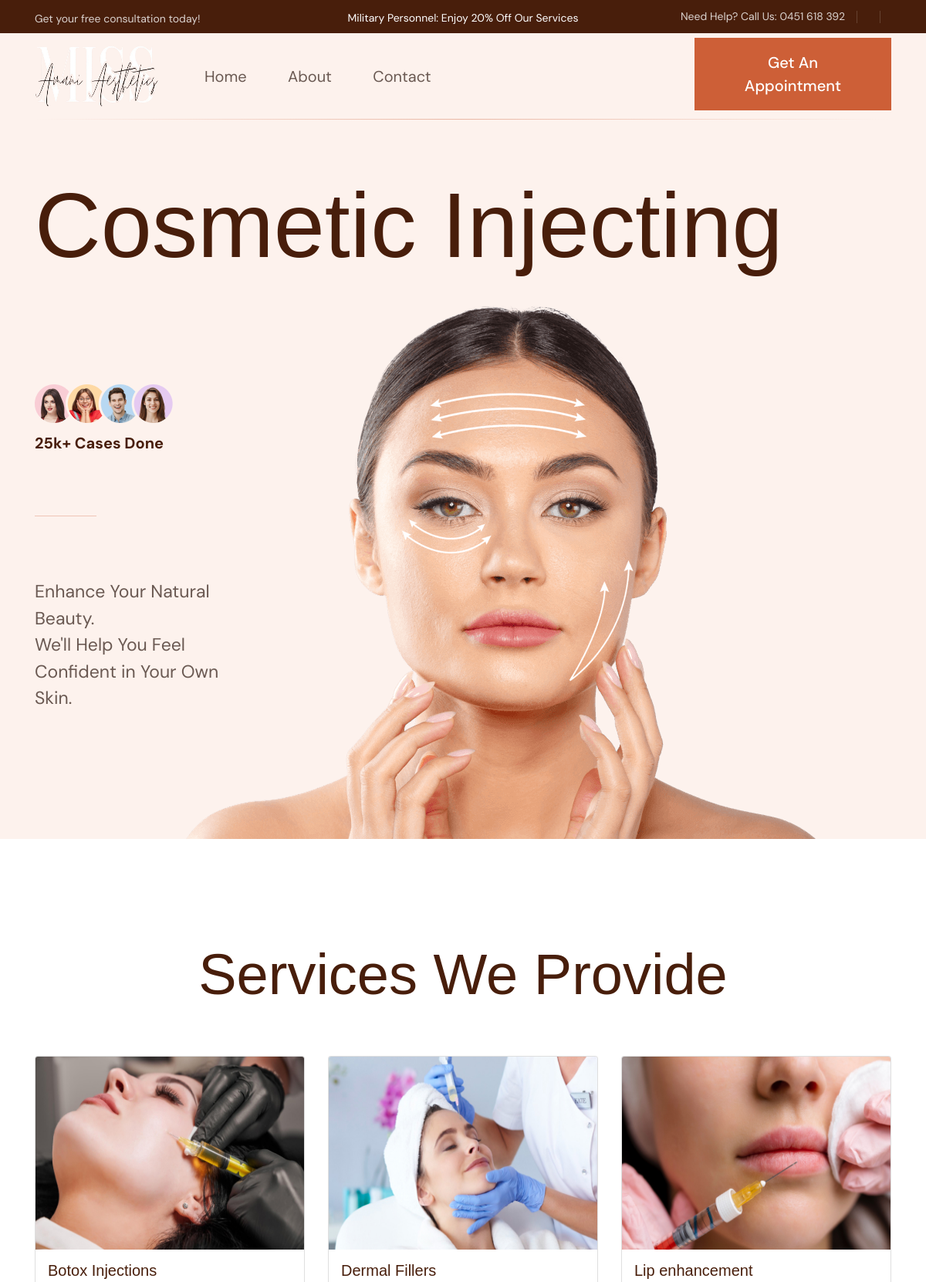
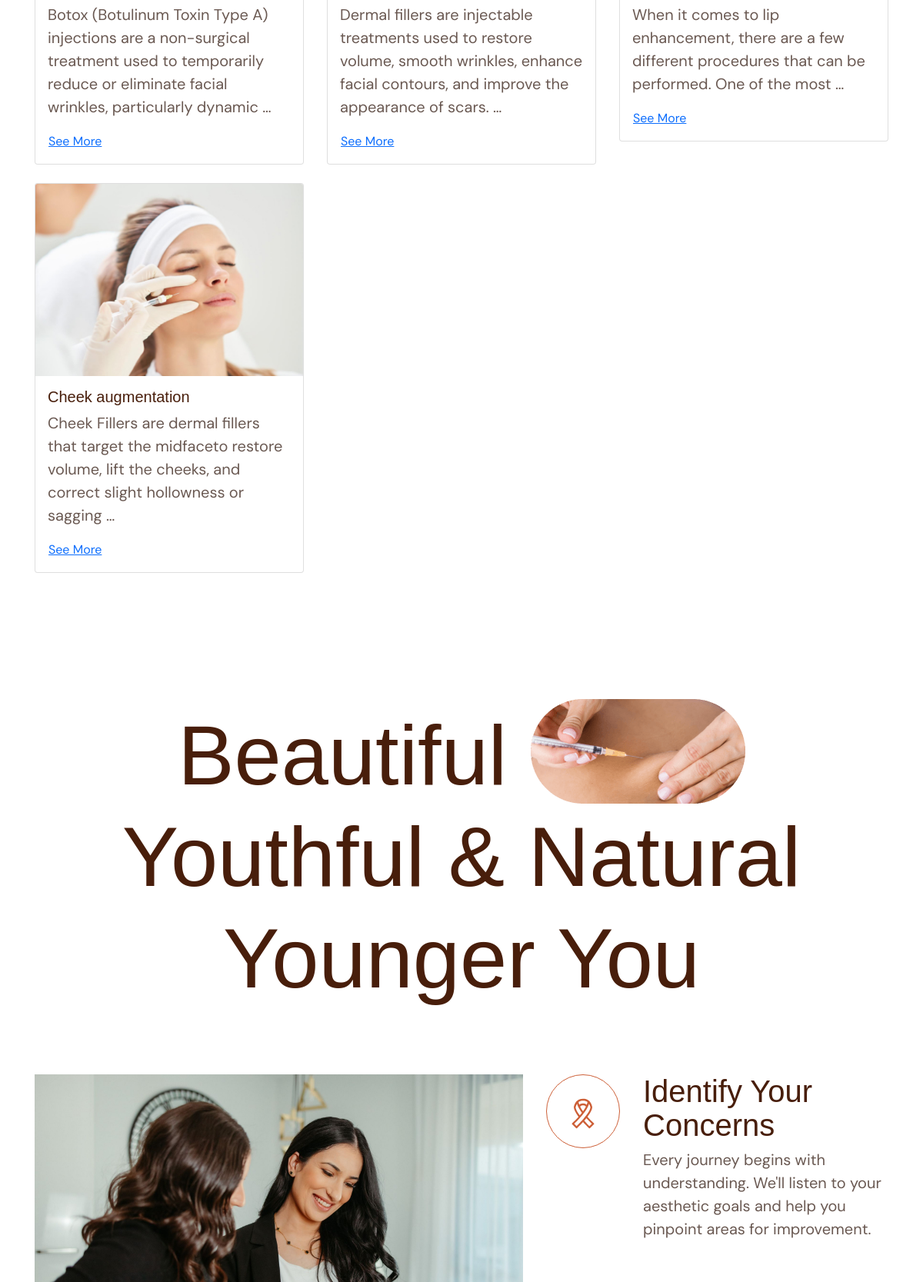
The page / (upper part) on the database its author committed (2 pictures, top to bottom).
### appointment/models.py (models this page shows, shortened)
class Services(models.Model):
    title = models.CharField(max_length=200)
    banner_image = models.ImageField(upload_to='service_banners/')
    description = models.TextField()
    slug = models.SlugField(unique=True, blank=True)
    created_at = models.DateTimeField(auto_now_add=True)
    updated_at = models.DateTimeField(auto_now=True)
    class Meta:
        ordering = ['-created_at']

### appointment/views.py (the view)
# urls.py: path('', views.home, name="home"),
def home(request):
    services = Services.objects.all()
    return render(request, 'appointment/index.html', {'services': services})

### appointment/context_processors.py (called while the page is built)
def base_context(request):
    servicess = Services.objects.all()
    return {'servicess': servicess}

### appointment/templates/appointment/index.html (shortened to what this page needs)
{% extends "appointment/base.html" %}
{% load static %}
{% block content %}
<main>
    <section class="banner-area theme-bg-6 p-relative">
       <div class="container">
          <div class="row">
             <div class="col-lg-12">
                <div class="tpbanner-3 pt-40">
                   <h4 class="tpbanner-3-title"><small><small>Cosmetic Injecting</small></small></h4>
                </div>
             </div>
          </div>
          <div class="row">
             <div class="col-lg-3 align-self-end">
                <div class="tpbanner-3-wrap mb-165">
                   <div class="tpbanner-3-clients mb-160">
                      <img src="{% static "appointment/assets/img/banner/banner-3/banner-3-clients-1.png" %}" alt="">
                      <span>25k+ Cases Done</span>
                   </div>
                   <p>
                    Enhance Your Natural Beauty. <br> We'll Help You Feel Confident in Your Own Skin.
                   </p>
                </div>
             </div>
             <div class="col-lg-6  align-self-end">
                <div class="tpbanner-3-thumb">
                   <img src="{% static "appointment/assets/img/banner/banner-3/banner-3-img-1.png" %}" alt="">
                </div>
             </div>
             <div class="col-lg-3 align-self-end">
             </div>
          </div>
       </div>
    </section>
    <section class="services-area pt-135">
       <div class="container">
          <div class="row justify-content-center">
             <div class="col-lg-10">
                <div class="tpsection text-center mb-65">
                   <h2 class="tpsection-title">Services We Provide</h2>
                </div>
             </div>
          </div>
          <div class="row">
            {% for service in services %}
                <div class="col-lg-4 col-md-6 mb-4">
                    <div class="card service-card">
                        <a href="{% url 'service_detail' service.slug %}">
                        <img style="height: 250px" src="{{ service.banner_image.url }}" class="card-img-top" alt="{{ service.title }}"></a>
                        <div class="card-body">
                            <a href="{% url 'service_detail' service.slug %}">
                            <h5 class="card-title">{{ service.title }}</h5></a>
                            <p class="card-text">
                                {{ service.description|truncatewords:20 }}
                            </p>
                            <a class="btn btn-link p-0" data-toggle="collapse" href="{% url 'service_detail' service.slug %}" role="button" aria-expanded="false" aria-controls="fullDescription{{ forloop.counter }}">
                                See More
                            </a>
                        </div>
                    </div>
                </div>
            {% endfor %}
          </div>
       </div>
    </section>
    <section class="about-area pt-115 pb-70">
       <div class="container">
          <div class="row">
             <div class="col-lg-12">
                <div class="about-3-wrap text-center">
                   <div class="tpsection about-3-capsul mb-85">
                      <h2 class="tpsection-title">Beautiful <span><img class="d-none d-md-block wow fadeInUp" src="{% static "appointment/assets/img/about/about-3-capsul.png" %}" alt="" data-wow-duration="1s" data-wow-delay=".3s"> </span> Youthful & Natural Younger You</h2>
                   </div>
                </div>
             </div>
          </div>
          <div class="row">
             <div class="col-xl-7 col-lg-6">
                <div class="about-3-video p-relative mb-70">
                   <img src="{% static "appointment/assets/img/banner/4.jpeg" %}" alt="">
                </div>
             </div>
             <div class="col-xl-5 col-lg-6">
                <div class="about-3-list mb-70">
                   <div class="about-3-list-item mb-45">
                      <div class="about-3-list-icon">
                         <span>
                         </span>
                      </div>
                      <div class="about-3-list-content">
                         <h4 class="about-3-list-title">Identify Your Concerns</h4>
                         <p>Every journey begins with understanding. We'll listen to your aesthetic goals and help you pinpoint areas for improvement.</p>
                      </div>
                   </div>
                </div>
             </div>
          </div>
       </div>
    </section>
 </main>
{% endblock content %}

### appointment/templates/appointment/base.html (shortened to what this page needs)
{% load static %}
<!doctype html>
<html class="no-js" lang="zxx">
<head>
      <link rel="stylesheet" href="{% static "appointment/assets/css/bootstrap.css" %}">
      <link rel="stylesheet" href="{% static "appointment/assets/css/animate.css" %}">
      <link rel="stylesheet" href="{% static "appointment/assets/css/swiper-bundle.css" %}">
      <link rel="stylesheet" href="{% static "appointment/assets/css/slick.css" %}">
      <link rel="stylesheet" href="{% static "appointment/assets/css/nouislider.css" %}">
      <link rel="stylesheet" href="{% static "appointment/assets/css/magnific-popup.css" %}">
      <link rel="stylesheet" href="{% static "appointment/assets/css/splide.css" %}">
      <link rel="stylesheet" href="{% static "appointment/assets/css/font-awesome-pro.css" %}">
      <link rel="stylesheet" href="{% static "appointment/assets/css/odometer.css" %}">
      <link rel="stylesheet" href="{% static "appointment/assets/css/spacing.css" %}">
      <link rel="stylesheet" href="{% static "appointment/assets/css/main.css" %}">
   </head>
   <body>
      <header>
         <div class="header__area header-3 tp-header-height">
            <div class="header__top theme-bg-5 d-none d-md-block">
               <div class="container">
                  <div class="row align-items-center">
                     <div class="col-xl-4 col-lg-4 col-md-4">
                        <div class="header-top-right">
                           <span>Get your free consultation today!</span>
                        </div>
                     </div>
                     <div class="col-xl-4 col-lg-4 col-md-4">
                        <div class="header__social text-center">
                           <span style="color: white; white-space: nowrap; font-size: 14px;">Military Personnel: Enjoy 20% Off Our Services</span>
                        </div>
                     </div>
                     <div class="col-xl-4 col-lg-4 col-md-4">
                        <div class="header__top-right d-flex justify-content-end align-items-center">
                           <div class="header__social">
                              <ul>
                                 <li><a href="tel:0451 618 392"> Need Help? Call Us: 0451 618 392</a></li>
                                 <li><a href="#"></a></li>
                                 <li><a href="#"></a></li>
                              </ul>
                           </div>
                        </div>
                     </div>
                  </div>
               </div>
            </div>
            <div class="header__bottom-wrap theme-bg-6" id="header-sticky">
               <div class="container">
                  <div class="header__border-3">
                     <div class="row align-items-center">
                        <div class="col-xxl-3 col-xl-2 col-lg-6 col-md-6 col-6">
                           <div class="logo">
                              <a href="{% url "home" %}">
                                 <img style="height:80px" src="{% static "appointment/assets/img/banner/logo2.png" %}" alt="logo">
                              </a>
                           </div>
                        </div>
                        <div class="col-xxl-6 col-xl-7  d-none d-xl-block">
                           <div class="main-menu main-menu-3">
                              <nav id="mobile-menu" class="tp-main-menu-content">
                                 <ul>
                                    <li class="has-dropdown">
                                       <a href="{% url "home" %}">Home</a>
                                    </li>
                                    <li>
                                       <a href="{% url "about" %}">About</a>
                                    </li>
                                    <li>
                                       <a href="{% url "contact" %}">Contact</a>
                                    </li>
                                 </ul>
                              </nav>
                           </div>
                        </div>
                        <div class="col-xxl-3 col-xl-3 col-lg-6 col-md-6 col-6">
                           <div class="header__bottom-right d-flex justify-content-end align-items-center">
                              <div class="header__right d-flex justify-content-end align-items-center">
                                 <div class="header__btn-3 d-none d-md-block">
                                    <a class="tp-btn" href="{% url "appointment" %}">Get An Appointment</a>
                                 </div>
                              </div>
                           </div>
                        </div>
                     </div>
                  </div>
               </div>
            </div>
         </div>
      </header>
      {% block content %}
      {% endblock content %}
   </body>
</html>

### appointment/static/appointment/assets/css/spacing.css (style rules this page uses)
.mb-45 { margin-bottom:45px }
.mb-65 { margin-bottom:65px }
.mb-70 { margin-bottom:70px }
.mb-85 { margin-bottom:85px }
.mb-160 { margin-bottom:160px }
.mb-165 { margin-bottom:165px }
.pt-40 { padding-top:40px }
.pt-115 { padding-top:115px }
.pt-135 { padding-top:135px }
.pb-70 { padding-bottom:70px }

### rows shown on the page
Services: banner_image (picture), title "Botox Injections", description "Botox (Botulinum Toxin Type A) injections are a non-surgical treatment used to temporarily reduce or eliminate facial wrinkles, particularly dynamic …"
Services: banner_image (picture), title "Dermal Fillers", description "Dermal fillers are injectable treatments used to restore volume, smooth wrinkles, enhance facial contours, and improve the appearance of scars. …"
Services: banner_image (picture), title "Lip enhancement", description "When it comes to lip enhancement, there are a few different procedures that can be performed. One of the most …"
Services: banner_image (picture), title "Cheek augmentation", description "Cheek Fillers are dermal fillers that target the midfaceto restore volume, lift the cheeks, and correct slight hollowness or sagging …"
